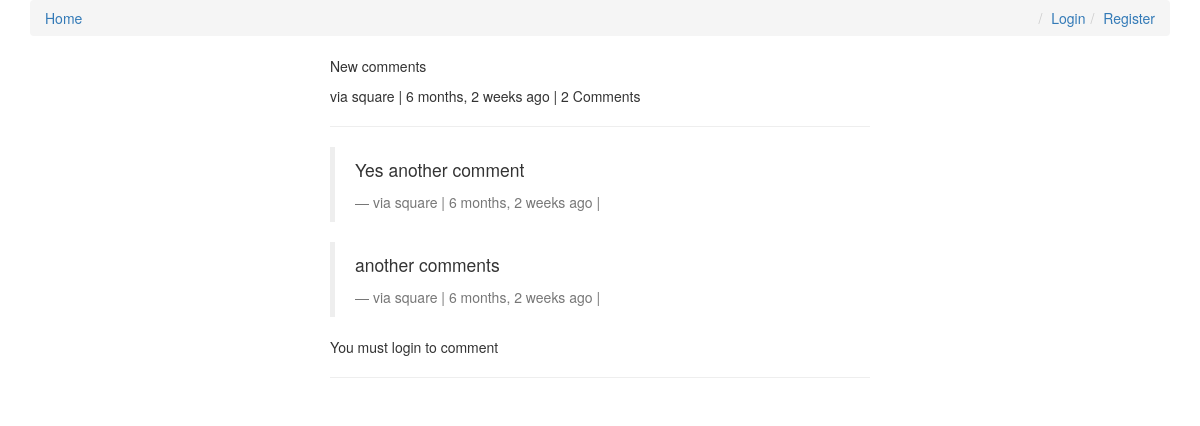
The app's page /comments/1/ with its own data.
### comments/models.py (models this page shows, shortened)
class Comment(models.Model):
    user        = models.ForeignKey(settings.AUTH_USER_MODEL, default=1)
    content_type = models.ForeignKey(ContentType, on_delete=models.CASCADE)
    object_id = models.PositiveIntegerField()
    content_object = GenericForeignKey('content_type', 'object_id')
    parent      = models.ForeignKey("self", null=True, blank=True)
    content     = models.TextField()
    timestamp   = models.DateTimeField(auto_now_add=True)
    objects = CommentManager()
    class Meta:
        ordering = ['-timestamp']
    def children(self): #replies
        return Comment.objects.filter(parent=self)
    @property
    def is_parent(self):
        if self.parent is not None:
            return False
        return True

### comments/views.py (the view, shortened to what this page needs)
# urls.py: url(r'^(?P<id>\d+)/$', comment_thread, name='thread'),
def comment_thread(request, id):
    try:
        obj = Comment.objects.get(id=id)
    except:
        raise Http404
    if not obj.is_parent:
        obj = obj.parent
    content_object = obj.content_object # Post that the comment is on
    content_id = obj.content_object.id
    initial_data = {
            "content_type": obj.content_type,
            "object_id": obj.object_id
    }
    form = CommentForm(request.POST or None, initial=initial_data)
    context = {
        "comment": obj,
        "form": form,
    }
    return render(request, "comment_thread.html", context)

### templates/comment_thread.html (shortened to what this page needs)
{% extends "base.html" %}
{% load urlify %}
{% load crispy_forms_tags %}
{% block content %}
<div class='col-sm-6 col-sm-offset-3'>
          <p>{{ comment.content }}</p>
          <footer>via {{ comment.user }} | {{ comment.timestamp|timesince }} ago | {% if comment.children.count > 0 %}{{ comment.children.count }} Comment{% if comment.children.count > 1 %}s{% endif %} {% endif %} </footer>
          <hr/>
          <div>
              {% for child_comment in comment.children %}
                <blockquote>
                <p>{{ child_comment.content }}</p>
                <footer>via {{ child_comment.user }} | {{ child_comment.timestamp|timesince }} ago | {% if request.user == child_comment.user %}<a href='{{ child_comment.get_delete_url }}'>Delete</a>{% endif %}</footer>
                </blockquote>
             {% endfor %}
             {% if request.user.is_authenticated %}
            <form method="POST" action="."> {% csrf_token %}
                {{ form|crispy }}
                <input type='hidden' name='parent_id' value='{{ comment.id }}'>
                <input type='submit' value='Reply' class='btn btn-default'>
            </form>
            {% else %}
            <p>You must login to comment </p>
            {% endif %}
        </div>
        <hr/>
</div>
{% endblock content %}

### records on screen
Comment: content "New comments", user "square", timestamp "6 months, 2 weeks", children.count "2"
Comment: content "Yes another comment", user "square", timestamp "6 months, 2 weeks"
Comment: content "another comments", user "square", timestamp "6 months, 2 weeks"
